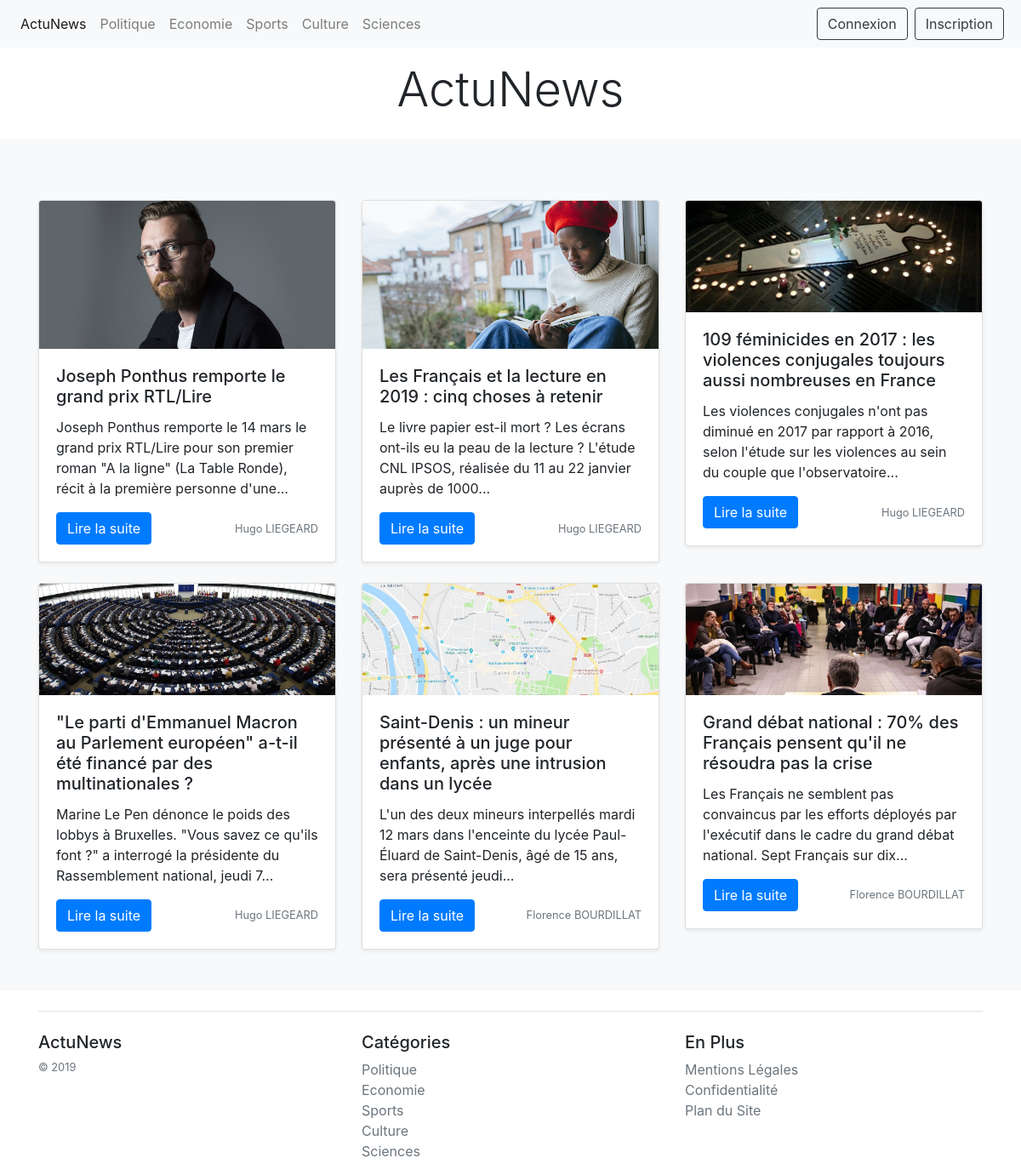
The page / on the database its author committed.
### tables this page shows
CREATE TABLE `categorie` (
  `id` int(11) NOT NULL,
  `nom` varchar(50) NOT NULL
);

CREATE TABLE `article` (
  `id` int(11) NOT NULL,
  `auteur_id` int(11) NOT NULL,
  `categorie_id` int(11) NOT NULL,
  `titre` varchar(100) NOT NULL,
  `contenu` text NOT NULL,
  `image` varchar(100) NOT NULL,
  `date_creation` timestamp NOT NULL DEFAULT CURRENT_TIMESTAMP
);

CREATE TABLE `auteur` (
  `id` int(11) NOT NULL,
  `prenom` varchar(80) NOT NULL,
  `nom` varchar(80) NOT NULL,
  `email` varchar(80) NOT NULL,
  `password` varchar(64) NOT NULL
);

### functions/categorie.php (called while the page is built)
<?php
function getCategories() {
    global $db;
    $query = $db->query('SELECT * FROM categorie');
    return $query->fetchAll();
}

### functions/article.php (called while the page is built, shortened)
<?php
function getArticles() {
    global $db;
    $query = $db->query('
        SELECT * FROM article, auteur
            WHERE article.auteur_id = auteur.id
                ORDER BY article.id DESC');
    return $query->fetchAll();
}

### functions/global.php (called while the page is built)
<?php
function summarize($text) {
    $string = strip_tags($text);
    if (strlen($string) > 150) {
        $stringCut = substr($string, 0, 150);
        $string = substr($stringCut, 0, strrpos($stringCut, ' '));
    }
    return $string . '...';
}

### index.php (the view)
<?php
require_once(__DIR__.'/partials/header.php');
$articles = getArticles();
?>
<div class="p-3 mx-auto text-center">
    <h1 class="display-4">ActuNews</h1>
</div>
<div class="py-5 bg-light">
    <div class="container">
        <div class="row">
            <?php foreach ($articles as $article) { ?>
                <div class="col-md-4 mt-4">
                    <div class="card shadow-sm">
                        <img src="assets/img/article/<?= $article['image'] ?>"
                            class="card-img-top"
                            alt="<?= $article['titre'] ?>">
                        <div class="card-body">
                            <h5 class="card-title">
                                <?= $article['titre'] ?>
                            </h5>
                            <p class="card-text">
                                <?= summarize($article['contenu']) ?>
                            </p>
                            <div class="d-flex justify-content-between align-items-center">
                                <a href="#" class="btn btn-primary">
                                    Lire la suite
                                </a>
                                <small class="text-muted">
                                    <?= $article['prenom'] . ' ' . $article['nom'] ?>
                                </small>
                            </div>
                        </div>
                    </div>
                </div>
            <?php }  ?>
        </div>
    </div>
</div>
<?php
require_once(__DIR__.'/partials/footer.php');
?>

### partials/header.php (shortened to what this page needs)
<?php
    require_once(__DIR__.'/../functions/global.php');
    require_once(__DIR__.'/../config/database.php');
    require_once(__DIR__.'/../functions/categorie.php');
    require_once(__DIR__.'/../functions/article.php');
    $categories = getCategories();
?>
<!DOCTYPE html>
<html lang="fr">
<head>
    <link rel="stylesheet" href="https://stackpath.bootstrapcdn.com/bootstrap/4.3.1/css/bootstrap.min.css">
    <link rel="stylesheet" href="assets/css/style.css">
</head>
<body>
<nav class="navbar navbar-expand-lg navbar-light bg-light">
    <div class="collapse navbar-collapse" id="navbarTogglerDemo01">
        <ul class="navbar-nav mr-0 mt-2 mt-lg-0 ">
            <li class="nav-item active">
                <a class="nav-link" href=".">ActuNews<span class="sr-only">(current)</span></a>
            </li>
            <?php foreach ($categories as $categorie) { ?>
                <li class="nav-item">
                    <a class="nav-link" href="categorie.php?nom_categorie=<?= $categorie['nom'] ?>&id_categorie=<?= $categorie['id'] ?>">
                        <?= $categorie['nom'] ?></a>
                </li>
            <?php } ?>
        </ul>
        <ul class="navbar-nav justify-content-end">
            <a class="nav-item btn btn-outline-dark mx-1 navbar-right" href="connexion.php">Connexion</a>
            <a class="nav-item btn btn-outline-dark mx-1 navbar-right" href="inscription.php">Inscription</a>
        </ul>
    </div>
</nav>

### partials/footer.php (shortened to what this page needs)
<div class="container">
    <footer class="mt-4 pt-4 border-top">
        <div class="row">
            <div class="col-12 col-md">
                <h5>ActuNews</h5>
                <small class="d-block text-muted">
                    &copy; <?= date('Y') ?>
                </small>
            </div>
            <div class="col-6 col-md">
                <h5>Catégories</h5>
                <ul class="list-unstyled">
                    <?php foreach($categories as $categorie) { ?>
                        <li>
                            <a href="categorie.php?nom_categorie=<?= $categorie['nom']; ?>&id_categorie=<?= $categorie['id'] ?>" class="text-muted">
                                <?= $categorie['nom'] ?>
                            </a>
                        </li>
                    <?php } ?>
                </ul>
            </div>
            <div class="col-6 col-md">
                <h5>En Plus</h5>
                <ul class="list-unstyled">
                    <li><a href="#" class="text-muted">Mentions Légales</a></li>
                    <li><a href="#" class="text-muted">Confidentialité</a></li>
                    <li><a href="#" class="text-muted">Plan du Site</a></li>
                </ul>
            </div>
        </div>
    </footer>
</div>
</body>
</html>

### rows shown on the page
categorie: nom "Politique"
categorie: nom "Economie"
categorie: nom "Sports"
categorie: nom "Culture"
categorie: nom "Sciences"
article: image (picture), titre "Joseph Ponthus remporte le grand prix RTL/Lire", contenu "Joseph Ponthus remporte le 14 mars le grand prix RTL/Lire pour son premier roman \"A la ligne\" (La Table Ronde), récit à la première personne d'une...", auteur.prenom "Hugo", auteur.nom "LIEGEARD"
article: image (picture), titre "Les Français et la lecture en 2019 : cinq choses à retenir", contenu "Le livre papier est-il mort ? Les écrans ont-ils eu la peau de la lecture ? L'étude CNL IPSOS, réalisée du 11 au 22 janvier auprès de 1000...", auteur.prenom "Hugo", auteur.nom "LIEGEARD"
article: image (picture), titre "109 féminicides en 2017 : les violences conjugales toujours aussi nombreuses en France", contenu "Les violences conjugales n'ont pas diminué en 2017 par rapport à 2016, selon l'étude sur les violences au sein du couple que l'observatoire...", auteur.prenom "Hugo", auteur.nom "LIEGEARD"
article: image (picture), titre "\"Le parti d'Emmanuel Macron au Parlement européen\" a-t-il été financé par des multinationales ?", contenu "Marine Le Pen dénonce le poids des lobbys à Bruxelles. \"Vous savez ce qu'ils font ?\" a interrogé la présidente du Rassemblement national, jeudi 7...", auteur.prenom "Hugo", auteur.nom "LIEGEARD"
article: image (picture), titre "Saint-Denis : un mineur présenté à un juge pour enfants, après une intrusion dans un lycée", contenu "L'un des deux mineurs interpellés mardi 12 mars dans l'enceinte du lycée Paul-Éluard de Saint-Denis, âgé de 15 ans, sera présenté jeudi...", auteur.prenom "Florence", auteur.nom "BOURDILLAT"
article: image (picture), titre "Grand débat national : 70% des Français pensent qu'il ne résoudra pas la crise", contenu "Les Français ne semblent pas convaincus par les efforts déployés par l'exécutif dans le cadre du grand débat national. Sept Français sur dix...", auteur.prenom "Florence", auteur.nom "BOURDILLAT"
